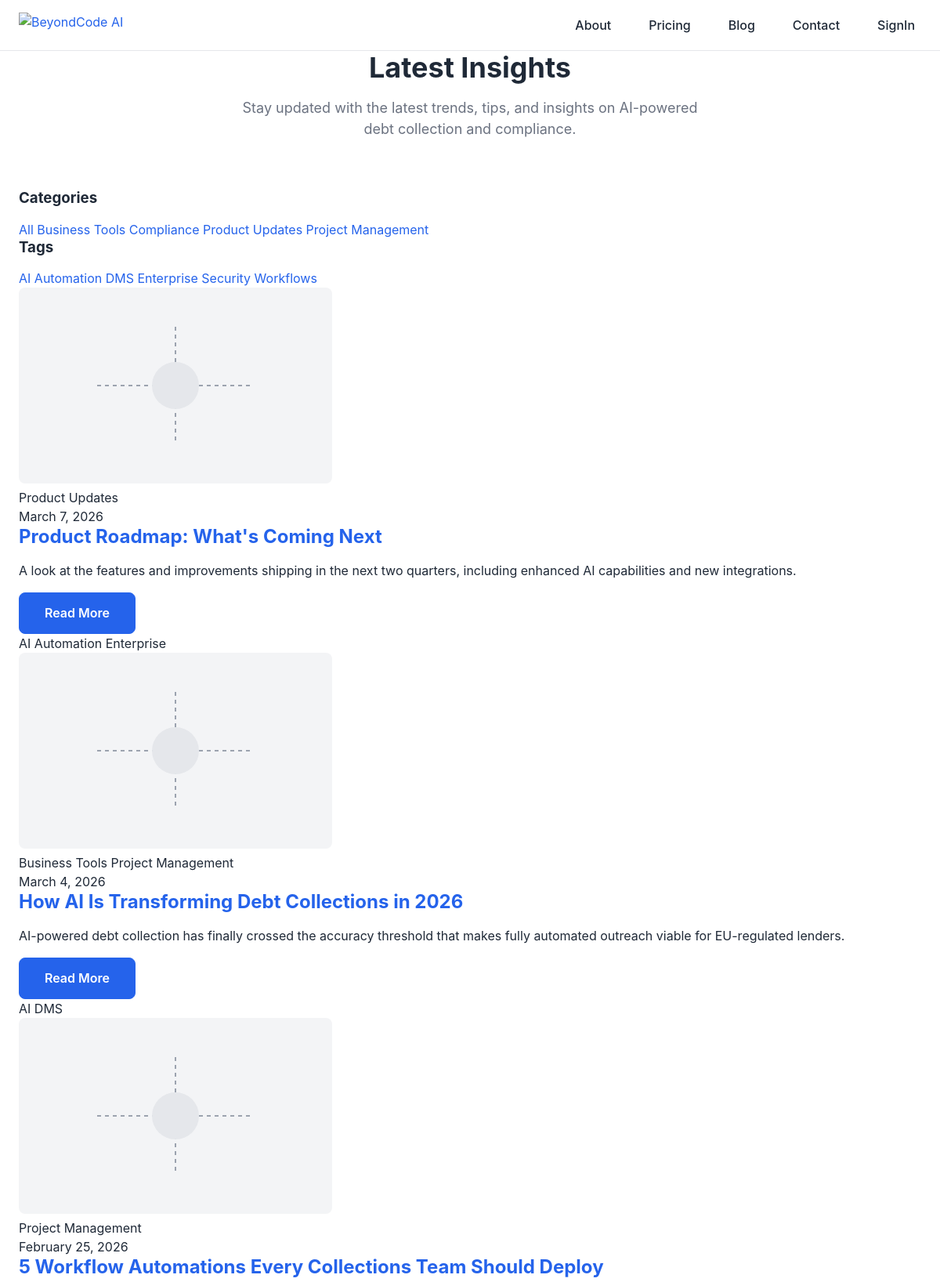
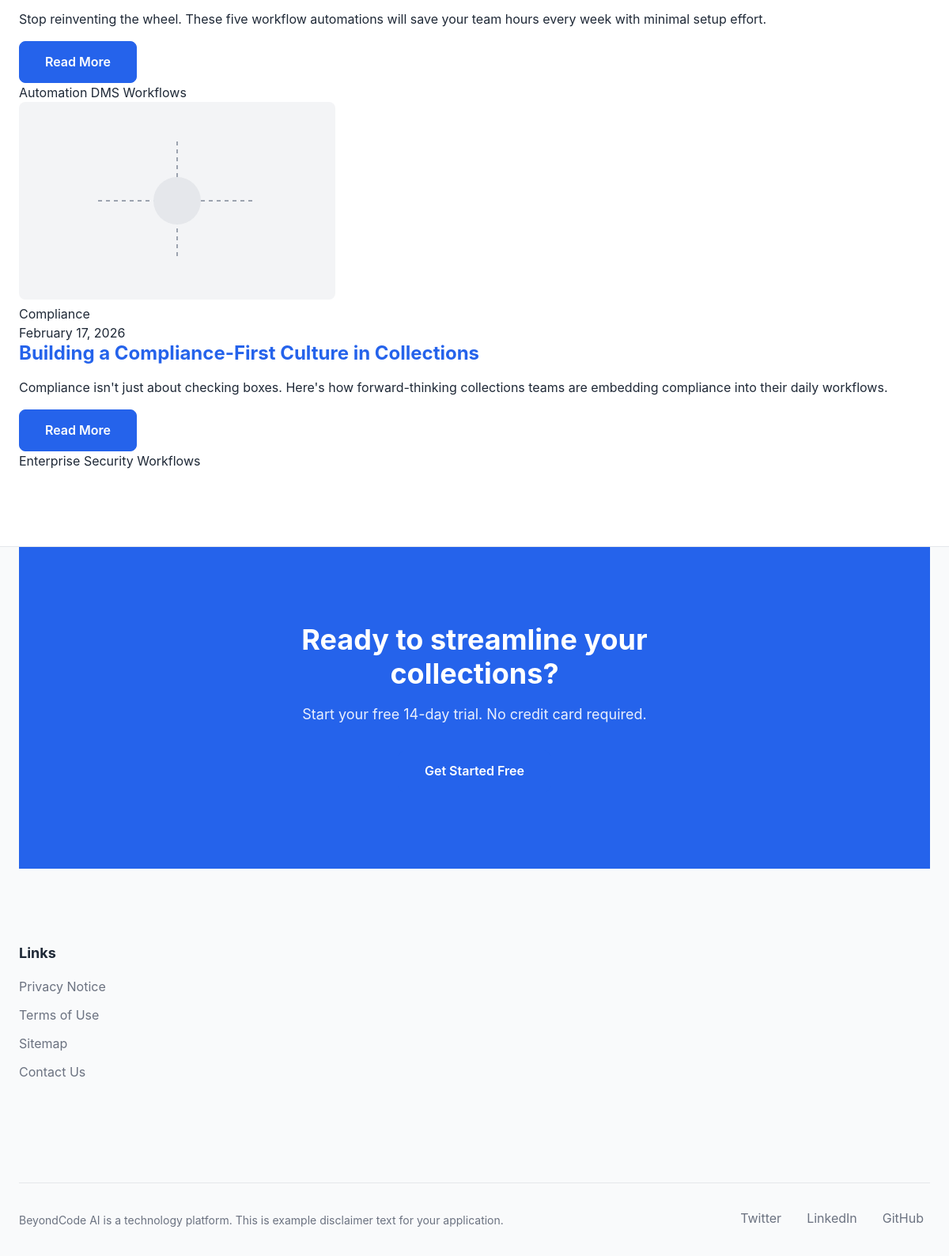
Screenshot of /blog/ with the database file from the repository (2 pictures, top to bottom).
### marketing/models.py (models this page shows, shortened)
class Category(models.Model):
    name = models.CharField(max_length=100, unique=True)
    slug = models.SlugField(unique=True)
    class Meta:
        ordering = ['name']

class Tag(models.Model):
    name = models.CharField(max_length=100, unique=True)
    slug = models.SlugField(unique=True)
    class Meta:
        ordering = ['name']

class SeoFieldsMixin(models.Model):
    seo_title = models.CharField(max_length=255, blank=True)
    seo_description = models.TextField(blank=True)
    og_title = models.CharField(max_length=255, blank=True)
    og_description = models.TextField(blank=True)
    og_image = models.URLField(max_length=500, blank=True)
    twitter_image = models.URLField(max_length=500, blank=True)
    class Meta:
        abstract = True

class Post(SeoFieldsMixin):
    title = models.CharField(max_length=255)
    slug = models.SlugField(unique=True)
    status = models.CharField(
        max_length=20,
        choices=PublishedStatus.choices,
        default=PublishedStatus.DRAFT,
    )
    publish_at = models.DateTimeField(blank=True, null=True)
    author = models.ForeignKey(User, on_delete=models.SET_NULL, blank=True, null=True, related_name='posts')
    author_name = models.CharField(max_length=255, blank=True)
    excerpt = models.TextField(blank=True)
    categories = models.ManyToManyField(Category, blank=True, related_name='posts')
    tags = models.ManyToManyField(Tag, blank=True, related_name='posts')
    body_json = models.JSONField(blank=True, null=True)
    body_html = models.TextField(blank=True)
    blocks_json = models.JSONField(blank=True, null=True)
    blocks_html = models.TextField(blank=True)
    cover_image = models.URLField(max_length=500, blank=True)
    primary_image = models.URLField(max_length=500, blank=True)
    updated_at = models.DateTimeField(auto_now=True)
    created_at = models.DateTimeField(auto_now_add=True)
    class Meta:
        ordering = ['-publish_at', '-created_at']

class Footer(models.Model):
    label = models.CharField(max_length=100, default='Default')
    columns_json = models.JSONField(blank=True, null=True)
    cta_title = models.CharField(max_length=255, blank=True)
    cta_body = models.TextField(blank=True)
    cta_button_label = models.CharField(max_length=100, blank=True)
    cta_button_url = models.CharField(max_length=255, blank=True)
    legal_text = models.TextField(blank=True)

### marketing/views.py (the view)
# urls.py: path('blog/', views.blog_list, name='blog_list'),
def blog_list(request):
    posts = Post.objects.filter(
        status='published',
        publish_at__lte=timezone.now()
    ).select_related('author').prefetch_related('categories', 'tags').order_by('-publish_at')
    paginator = Paginator(posts, 10)
    page_number = request.GET.get('page')
    page_obj = paginator.get_page(page_number)
    nav_menu = NavMenu.objects.filter(name='Primary').first()
    footer = Footer.objects.filter(label='Default').first()
    categories = Category.objects.all()
    tags = Tag.objects.all()
    context = {
        'page_obj': page_obj,
        'nav_menu': nav_menu,
        'footer': footer,
        'categories': categories,
        'tags': tags,
    }
    return render(request, 'marketing/blog/list.html', context)

### marketing/templates/marketing/blog/list.html (shortened to what this page needs)
{% extends 'marketing/base.html' %}
{% block content %}
    <div class="blog-list">
        <section class="blog-header">
            <div class="container">
                <div class="section-header">
                    <h1 class="section-title">Latest Insights</h1>
                    <p class="section-subtitle">Stay updated with the latest trends, tips, and insights on AI-powered debt collection and compliance.</p>
                </div>
                {% if categories or tags %}
                    <div class="blog-filters">
                        <div class="filter-group">
                            <h3 class="filter-title">Categories</h3>
                            <div class="filter-links">
                                <a href="{% url 'marketing:blog_list' %}" class="filter-link {% if not category %}active{% endif %}">All</a>
                                {% for cat in categories %}
                                    <a href="{% url 'marketing:blog_by_category' cat.slug %}" class="filter-link {% if category.slug == cat.slug %}active{% endif %}">
                                        {{ cat.name }}
                                    </a>
                                {% endfor %}
                            </div>
                        </div>
                        <div class="filter-group">
                            <h3 class="filter-title">Tags</h3>
                            <div class="filter-tags">
                                {% for tag in tags %}
                                    <a href="{% url 'marketing:blog_by_tag' tag.slug %}" class="tag-link">{{ tag.name }}</a>
                                {% endfor %}
                            </div>
                        </div>
                    </div>
                {% endif %}
            </div>
        </section>
        <section class="blog-posts">
            <div class="container">
                {% if page_obj %}
                    <div class="posts-grid">
                        {% for post in page_obj %}
                            <article class="post-card">
                                <div class="post-image">
                                    {% if post.featured_image %}
                                        <img src="{{ post.featured_image }}" alt="{{ post.title }}" class="post-thumbnail">
                                    {% else %}
                                        <div class="post-placeholder">
                                            <svg width="400" height="250" viewBox="0 0 400 250" fill="none" xmlns="http://www.w3.org/2000/svg">
                                                <rect width="400" height="250" rx="8" fill="#f3f4f6"/>
                                                <path d="M100 125 L300 125 M200 50 L200 200" stroke="#9ca3af" stroke-width="2" stroke-dasharray="5 5"/>
                                                <circle cx="200" cy="125" r="30" fill="#e5e7eb"/>
                                            </svg>
                                        </div>
                                    {% endif %}
                                </div>
                                <div class="post-content">
                                    <div class="post-meta">
                                        {% if post.categories.all %}
                                            <div class="post-categories">
                                                {% for category in post.categories.all %}
                                                    <span class="category-badge">{{ category.name }}</span>
                                                {% endfor %}
                                            </div>
                                        {% endif %}
                                        <time class="post-date" datetime="{{ post.publish_at|date:'c' }}">
                                            {{ post.publish_at|date:"F j, Y" }}
                                        </time>
                                    </div>
                                    <h2 class="post-title">
                                        <a href="{% url 'marketing:blog_detail' post.slug %}">{{ post.title }}</a>
                                    </h2>
                                    {% if post.excerpt %}
                                        <p class="post-excerpt">{{ post.excerpt }}</p>
                                    {% endif %}
                                    <div class="post-actions">
                                        <a href="{% url 'marketing:blog_detail' post.slug %}" class="btn btn-primary btn-sm">Read More</a>
                                        {% if post.tags.all %}
                                            <div class="post-tags">
                                                {% for tag in post.tags.all %}
                                                    <span class="tag-badge">{{ tag.name }}</span>
                                                {% endfor %}
                                            </div>
                                        {% endif %}
                                    </div>
                                </div>
                            </article>
                        {% endfor %}
                    </div>
                {% else %}
                    <div class="no-posts">
                        <h2 class="no-posts-title">No posts yet</h2>
                        <p class="no-posts-text">Check back soon for our latest insights and updates.</p>
                        <a href="{% url 'marketing:home' %}" class="btn btn-primary">Back to Home</a>
                    </div>
                {% endif %}
            </div>
        </section>
    </div>
{% endblock %}

### marketing/templates/marketing/base.html (shortened to what this page needs)
<!DOCTYPE html>
<html lang="en">
<head>
    <link rel="stylesheet" href="/static/marketing/css/main.css">
</head>
<body>
    <header class="site-header">
        <div class="container">
            <div class="header-content">
                <div class="logo">
                    <a href="{% url 'marketing:home' %}">
                        <img src="/static/marketing/images/logo.svg" alt="BeyondCode AI" class="logo-image">
                    </a>
                </div>
                <nav class="main-nav" role="navigation" aria-label="Main navigation">
                    <ul class="nav-menu">
                        {% if nav_menu %}
                            {% for item in nav_menu.items_json %}
                                <li class="nav-item">
                                    <a href="{{ item.url }}" class="nav-link">{{ item.label }}</a>
                                </li>
                            {% endfor %}
                        {% endif %}
                    </ul>
                </nav>
            </div>
        </div>
    </header>
    <main id="main-content" class="main-content">
        {% block content %}{% endblock %}
    </main>
    <footer class="site-footer">
        <div class="container">
            {% if footer %}
                {% if footer.cta_title %}
                    <div class="footer-cta">
                        <div class="footer-cta-content">
                            <h2 class="footer-cta-title">{{ footer.cta_title }}</h2>
                            <p class="footer-cta-body">{{ footer.cta_body }}</p>
                            {% if footer.cta_button_label and footer.cta_button_url %}
                                <a href="{{ footer.cta_button_url }}" class="btn btn-primary footer-cta-btn">
                                    {{ footer.cta_button_label }}
                                </a>
                            {% endif %}
                        </div>
                    </div>
                {% endif %}
                <div class="footer-columns">
                    {% for column in footer.columns_json %}
                        <div class="footer-column">
                            {% if column.title %}
                                <h3 class="footer-column-title">{{ column.title }}</h3>
                            {% endif %}
                            {% if column.links %}
                                <ul class="footer-links">
                                    {% for link in column.links %}
                                        <li>
                                            <a href="{{ link.url }}" class="footer-link">{{ link.label }}</a>
                                        </li>
                                    {% endfor %}
                                </ul>
                            {% endif %}
                        </div>
                    {% endfor %}
                </div>
            {% endif %}
            <div class="footer-bottom">
                <div class="footer-legal">
                    {% if footer and footer.legal_text %}
                        <p class="footer-legal-text">{{ footer.legal_text }}</p>
                    {% else %}
                        <p class="footer-legal-text">
                            &copy; {% now "Y" %} BeyondCode AI. All rights reserved.
                        </p>
                    {% endif %}
                </div>
                <div class="footer-social">
                    <ul class="social-links">
                        <li><a href="#" aria-label="Twitter" class="social-link">Twitter</a></li>
                        <li><a href="#" aria-label="LinkedIn" class="social-link">LinkedIn</a></li>
                        <li><a href="#" aria-label="GitHub" class="social-link">GitHub</a></li>
                    </ul>
                </div>
            </div>
        </div>
    </footer>
</body>
</html>

### rows the page displays
Category: name "Business Tools"
Category: name "Compliance"
Category: name "Product Updates"
Category: name "Project Management"
Tag: name "AI"
Tag: name "Automation"
Tag: name "DMS"
Tag: name "Enterprise"
Tag: name "Security"
Tag: name "Workflows"
Post: publish_at "March 7, 2026", title "Product Roadmap: What's Coming Next", excerpt "A look at the features and improvements shipping in the next two quarters, including enhanced AI capabilities and new integrations."
Post: publish_at "March 4, 2026", title "How AI Is Transforming Debt Collections in 2026", excerpt "AI-powered debt collection has finally crossed the accuracy threshold that makes fully automated outreach viable for EU-regulated lenders."
Post: publish_at "February 25, 2026", title "5 Workflow Automations Every Collections Team Should Deploy", excerpt "Stop reinventing the wheel. These five workflow automations will save your team hours every week with minimal setup effort."
Post: publish_at "February 17, 2026", title "Building a Compliance-First Culture in Collections", excerpt "Compliance isn't just about checking boxes. Here's how forward-thinking collections teams are embedding compliance into their daily workflows."
Footer: cta_title "Ready to streamline your collections?", cta_body "Start your free 14-day trial. No credit card required.", cta_button_label "Get Started Free", legal_text "BeyondCode AI is a technology platform. This is example disclaimer text for your application."

### other values shown
{{ item.label }} "About" "Pricing" "Blog" "Contact" "SignIn"
{{ column.title }} "Links"
{{ link.label }} "Privacy Notice" "Terms of Use" "Sitemap" "Contact Us"
